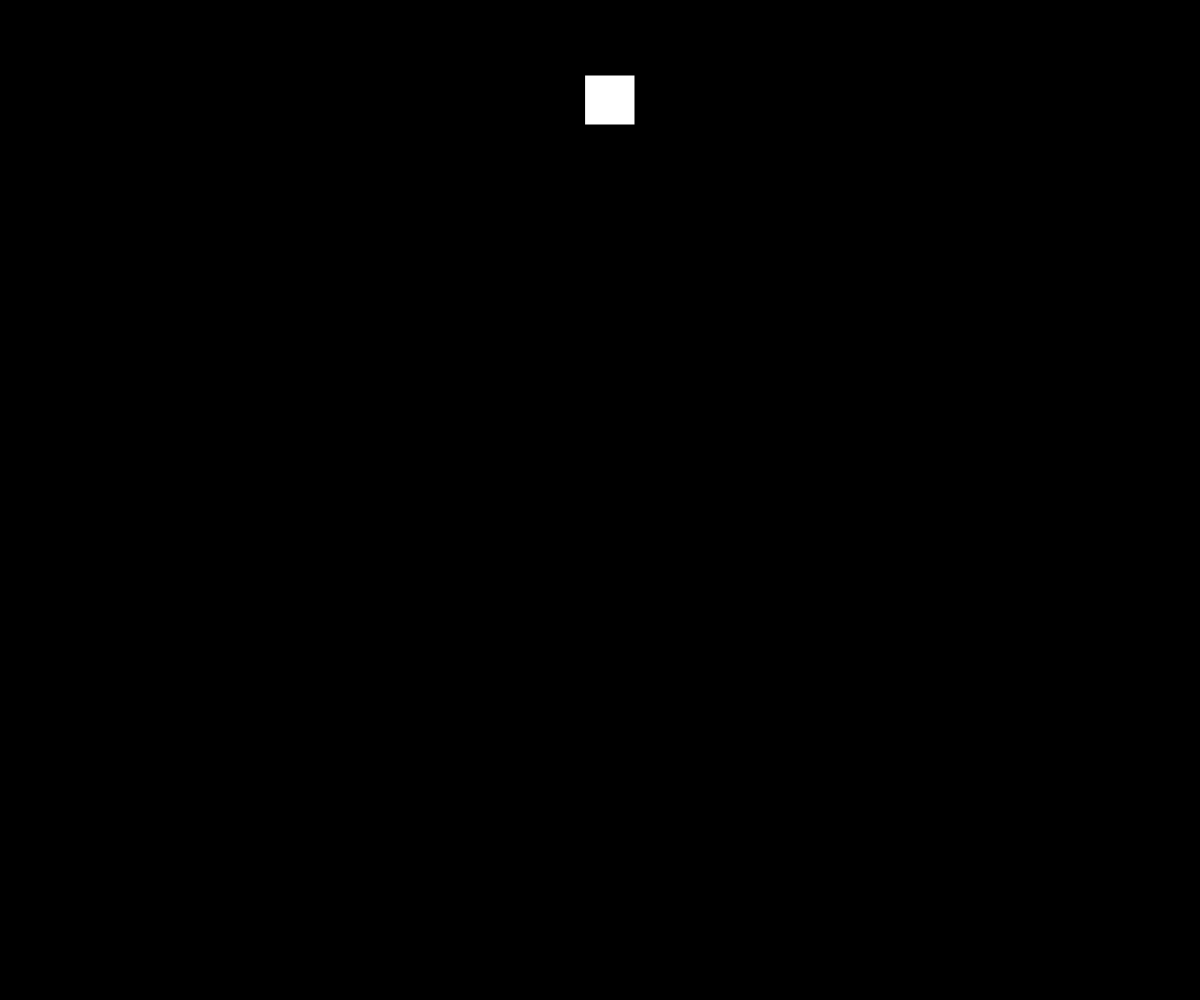
Frame 1 (no input)
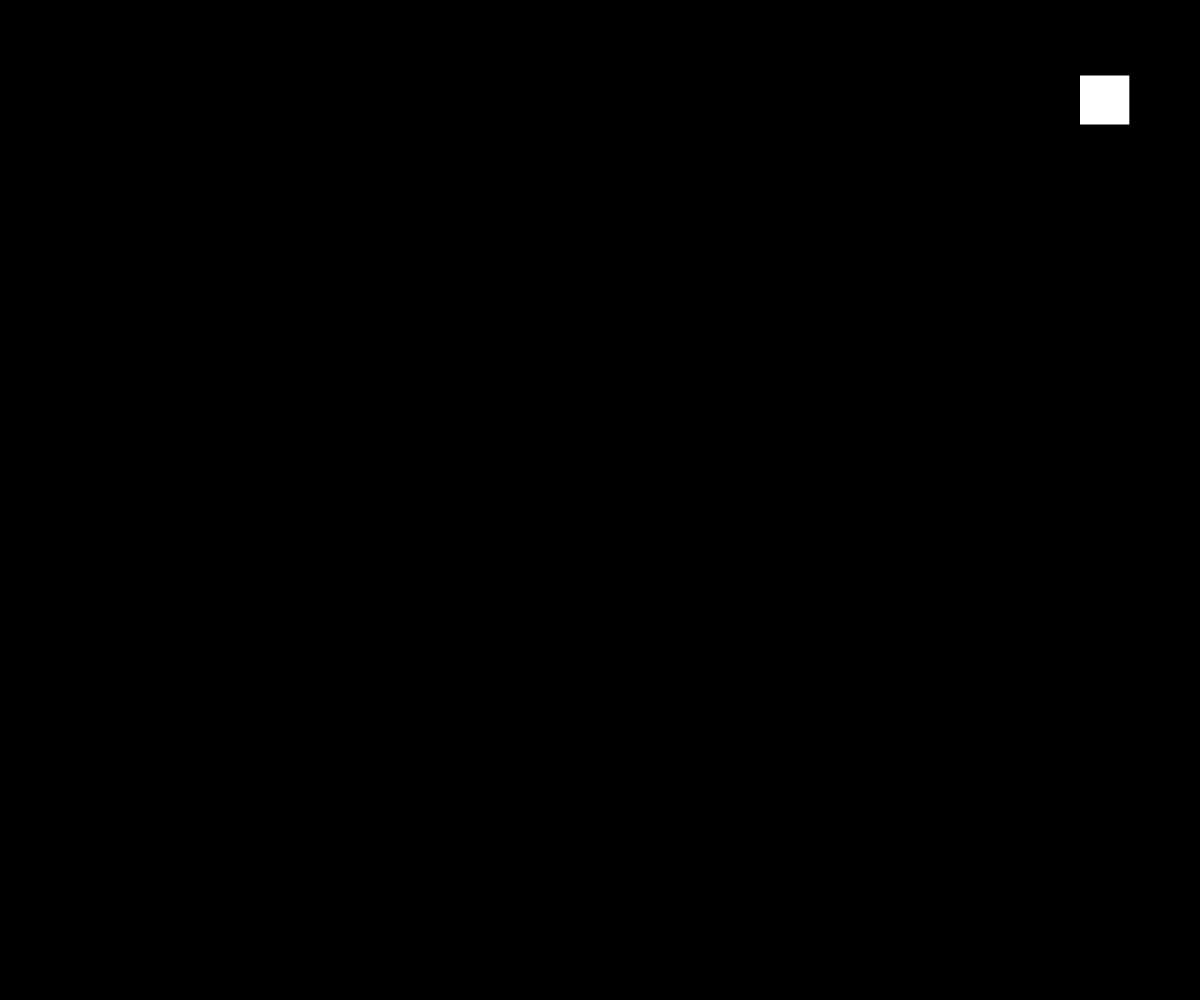
Frame 60 (no input)
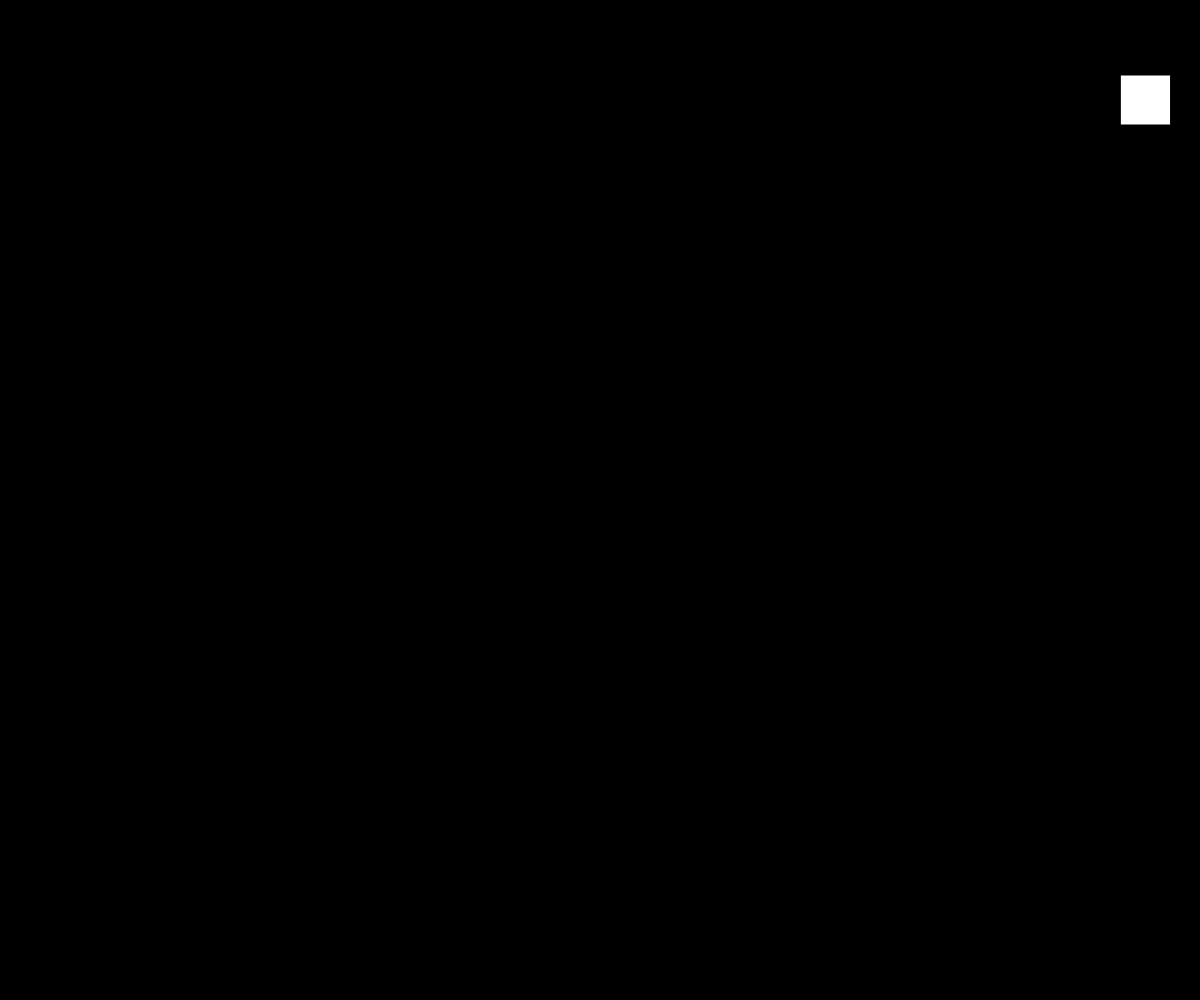
Frame 120 (the mouse pressed at the canvas centre since frame 60)

The p5.js sketch that drew these frames (run headless with seeded random() and noise() and a simulated clock; from frame 60 on, the mouse is pressed at the canvas centre):

// p5.js sketch
// ── sketch.js
function setup() {
  createCanvas(windowWidth, windowHeight);
  rectMode(CENTER);
}

function draw() {
  background(0);
  var elapsedSeconds = millis() / 1000; // p5.js only gives us elapsed milliseconds so we need to convert to seconds
  rect(map(sin(elapsedSeconds), -1, 1, 0, width), 100, 50, 50);
}
